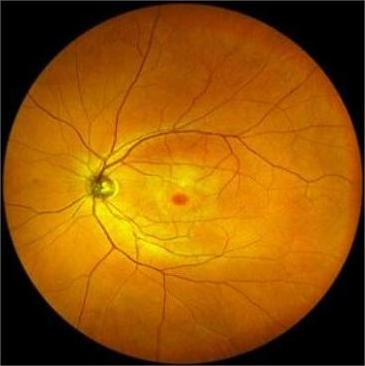
#> input picture image-work/实习4.jpg, 365 x 366 px
$ python fourth.py
#> lines starting #> are read from the running program, lines starting #| are printed output that depends on the picture; after the words box and inside, x2 and y2 are one past the last pixel; in counts of white or black regions, pixels touching at a corner belong together
from skimage import io, color, exposure, filters, morphology, measure, util
import matplotlib.pyplot as plt
import numpy as np

# 图像文件路径
image_path = '实习4.jpg'

# 加载图像
image = io.imread(image_path)
#> image is the input picture: shape (366, 365, 3); mean R, G, B 144.8, 84, 5.3

# 转换为灰度图像
gray_image = color.rgb2gray(image)
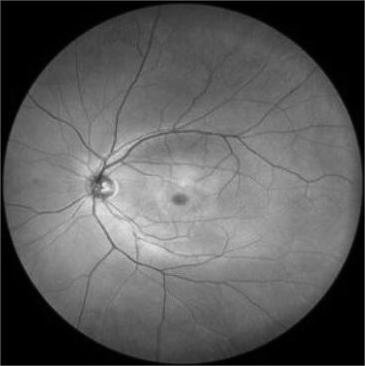
#> gray_image: shape (366, 365) float64; min 0, max 0.911, mean 0.358

# 应用直方图均衡化增强对比度
equalized_image = exposure.equalize_adapthist(gray_image, clip_limit=0.02)
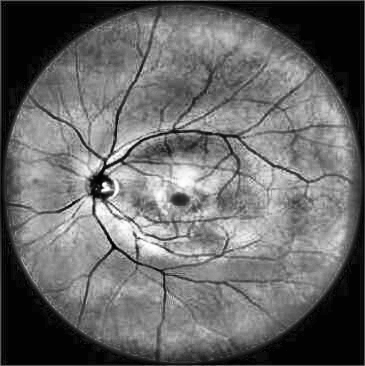
#> equalized_image: shape (366, 365) float64; min 0, max 1, mean 0.408

# 使用Sobel算子进行边缘检测
edges_sobel = filters.sobel(equalized_image)
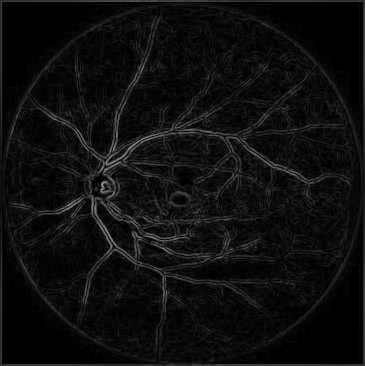
#> edges_sobel: shape (366, 365) float64; min 0, max 0.643, mean 0.0566

# 使用Multi-Otsu算子进行阈值分割
threshold_value = filters.threshold_multiotsu(edges_sobel, classes=3)
#> threshold_value = [0.059, 0.172]
binary_image = edges_sobel > threshold_value[1]
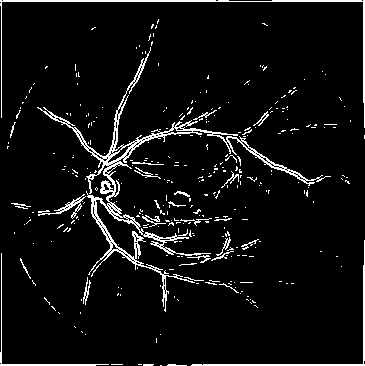
#> binary_image: shape (366, 365) bool; 6.1% white in thin lines or dots

# 形态学处理
selem = morphology.disk(3)
closed_image = morphology.binary_closing(binary_image, selem)
#> closed_image: shape (366, 365) bool; 9.2% white; 127 white regions (98 under 20 px)

# 去除小的连通区域
labeled_image = measure.label(closed_image)
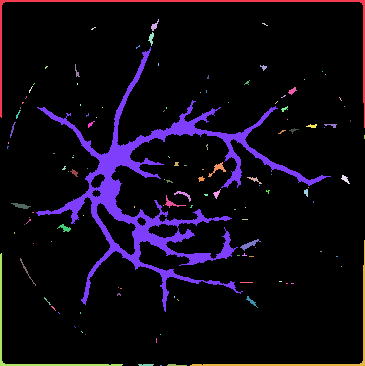
#> labeled_image: shape (366, 365) int32; 128 distinct labels, from 0 to 127; one colour per label, 0 black
props = measure.regionprops(labeled_image)
#> props = 127 regions; largest, box (x1, y1, x2, y2) and area: (36, 47, 331, 312) 8698, (0, 0, 365, 128) 1198, (190, 240, 365, 366) 575, (0, 253, 123, 366) 469, (240, 239, 261, 251) 80
for prop in props:
    if prop.area < 100:
        labeled_image[labeled_image == prop.label] = 0
#> this loop made 127 passes
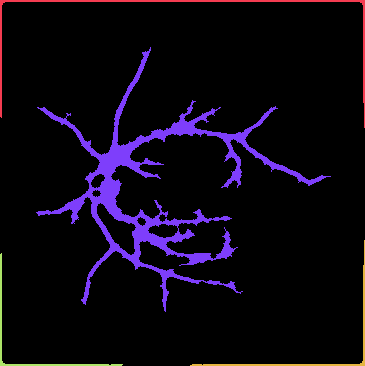
#> labeled_image: shape (366, 365) int32; 5 distinct labels, from 0 to 99; one colour per label, 0 black
cleaned_image = labeled_image > 0
#> cleaned_image: shape (366, 365) bool; 8.2% white; 4 white regions, box (x1, y1, x2, y2) and area: (36, 47, 331, 312) 8698, (0, 0, 365, 128) 1198, (190, 240, 365, 366) 575, (0, 253, 123, 366) 469

# 骨架化提取中心线
skeleton = morphology.skeletonize(cleaned_image)
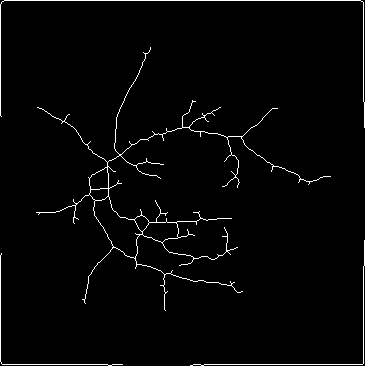
#> skeleton: shape (366, 365) bool; 2.1% white in thin lines or dots

# 保存处理后的图像
processed_image_path = 'processed_retinal_image.png'
io.imsave(processed_image_path, util.img_as_ubyte(skeleton))

# 展示图像
fig, axes = plt.subplots(1, 2, figsize=(8, 4))  # 更新为展示两个图像
axes_flat = axes.flatten()

titles = ['Original Image', 'Skeleton Image']
images = [image, skeleton]

for idx, ax in enumerate(axes_flat):
    cmap = 'gray' if idx > 0 else None
    ax.imshow(images[idx], cmap=cmap)
    ax.axis('off')
    ax.set_title(titles[idx])

plt.tight_layout()
plt.show()

$ run again, with image-work/实习1.jpg copied over image-work/实习4.jpg
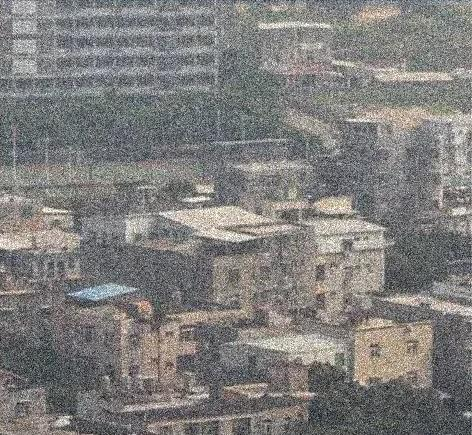
#> input picture image-work/实习1.jpg, 472 x 435 px
#> image is the input picture: shape (435, 472, 3); mean R, G, B 127.5, 126.1, 124.5
#> threshold_value = [0.151, 0.28]
#> binary_image: shape (435, 472) bool; 19.1% white in thin lines or dots
#> closed_image: shape (435, 472) bool; 72% white; 444 black regions (4 under 20 px)
#> props = 159 regions; largest, box (x1, y1, x2, y2) and area: (0, 0, 472, 435) 147211, (381, 339, 420, 367) 299, (401, 244, 413, 264) 111, (221, 253, 238, 261) 34, (416, 287, 426, 297) 34
#> after the loop `for prop in props:`:
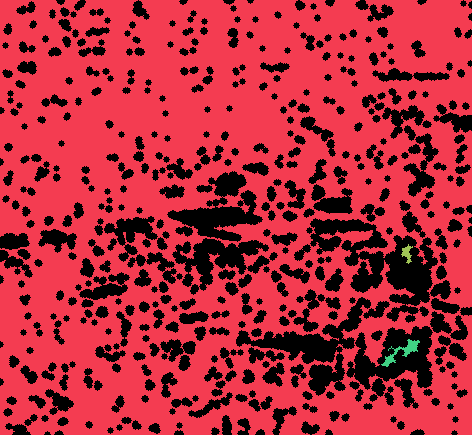
#> labeled_image: shape (435, 472) int32; 4 distinct labels, from 0 to 119; one colour per label, 0 black
#> cleaned_image: shape (435, 472) bool; 71.9% white; 444 black regions (4 under 20 px), largest, box (x1, y1, x2, y2) and area: (310, 218, 451, 323) 5611, (236, 297, 371, 396) 3523, (346, 326, 433, 402) 3130
#> `skeleton = morphology.skeletonize(cleaned_image)`:
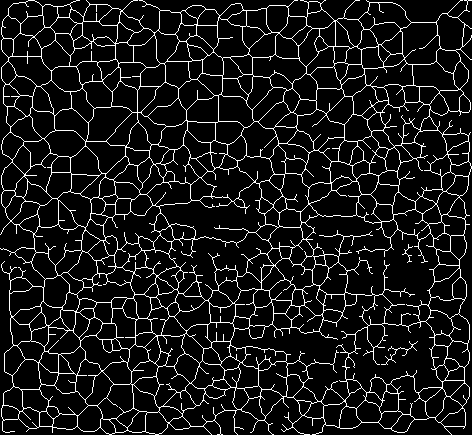
#> skeleton: shape (435, 472) bool; 9.7% white in thin lines or dots
